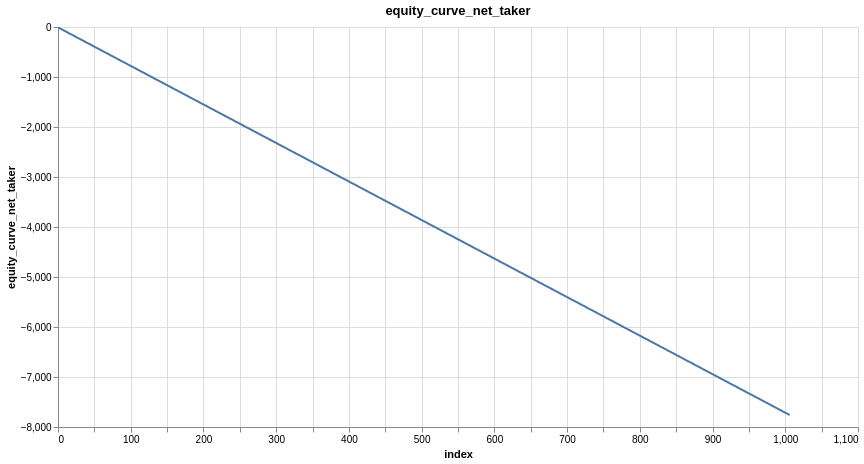

Source (notebook cell):
### Markdown cell above
## Add Transaction Fees

### Code cell
eth_model_trades = research.add_tx_fees_log(eth_model_trades, maker_fee, taker_fee)
research.plot_column(eth_model_trades, 'equity_curve_net_taker')

### Figure 1 — Vega-Lite specification as saved in the notebook (floating-point values rounded to 4 significant figures; data arrays with more than 128 entries replaced by an {"elided": "..."} marker saying what was removed)
{"config": {"view": {"continuousWidth": 300, "continuousHeight": 300}}, "data": {"name": "data-07b0344da6c2e8d72d2e200564b22bb2"}, "mark": {"type": "line", "tooltip": true}, "encoding": {"x": {"field": "index", "type": "quantitative"}, "y": {"field": "equity_curve_net_taker", "type": "quantitative"}}, "height": 400, "params": [{"name": "param_1e9efca18e7a2868", "select": {"type": "interval", "encodings": ["x", "y"]}, "bind": "scales"}], "title": "equity_curve_net_taker", "width": 800, "$schema": "https://vega.github.io/schema/vega-lite/v6.4.1.json", "datasets": {"data-07b0344da6c2e8d72d2e200564b22bb2": {"elided": "1007 records"}}}
